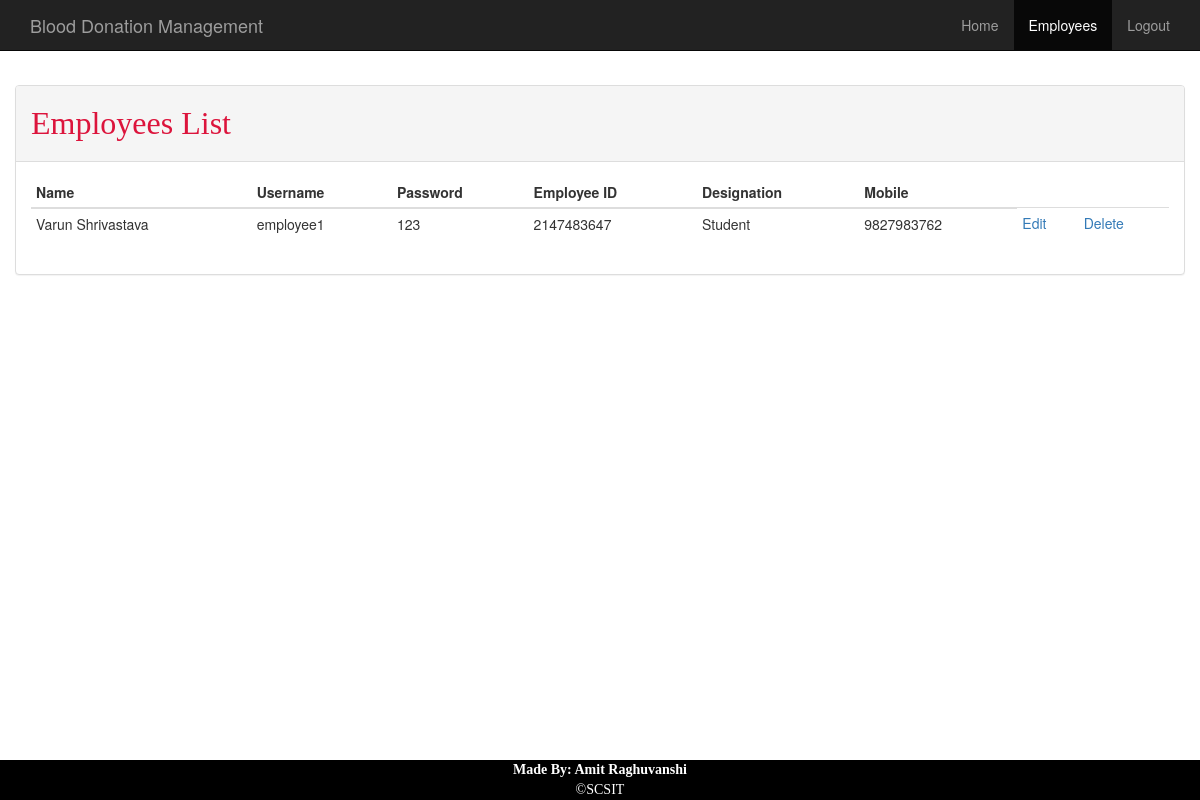
The page /admin/employee.php (signed in) on the database its author committed.
### tables this page shows
CREATE TABLE IF NOT EXISTS `employees` (
  `id` int(11) NOT NULL AUTO_INCREMENT,
  `f_name` varchar(35) NOT NULL,
  `m_name` varchar(15) DEFAULT NULL,
  `l_name` varchar(35) NOT NULL,
  `username` varchar(15) NOT NULL,
  `password` varchar(15) NOT NULL,
  `b_day` date NOT NULL,
  `prc_nr` int(25) NOT NULL,
  `designation` varchar(35) NOT NULL,
  `landline` varchar(10) DEFAULT NULL,
  `mobile_nr` varchar(11) NOT NULL,
  PRIMARY KEY (`id`),
  UNIQUE KEY `username` (`username`),
  UNIQUE KEY `prc_nr` (`prc_nr`)
);

### admin/php/DBConnect.php (called while the page is built, shortened)
<?php
class DBConnect {
    private $db = NULL;
    public function __construct() {
        $dsn = 'mysql:dbname=' . self::DB_NAME . ';host=' . self::DB_SERVER;
        try {
            $this->db = new PDO($dsn, self::DB_USER, self::DB_PASSWORD);
        } catch (PDOException $e) {
            throw new Exception('Connection failed: ' .
            $e->getMessage());
        }
        return $this->db;
    }
    public function getEmployees(){
        $stmt = $this->db->prepare("SELECT * FROM employees");
        $stmt->execute();
        return $stmt->fetchAll();
    }
}

### admin/employee.php (the view, shortened to what this page needs)
<?php
require_once 'php/DBConnect.php';
$db = new DBConnect();
$db->auth();
$employees = $db->getEmployees();
include 'layout/_header.php';
include 'layout/navbar.php';
?>
<div class="container">
    <div class="row">
        <div class="panel panel-default">
            <div class="panel-heading">
                <h5>Employees List</h5>
            </div>
            <div class="panel-body">
                <?php if(isset($employees)): ?>
                <table class="table table-condensed">
                    <thead>
                    <th>Name</th>
                    <th>Username</th>
                    <th>Password</th>
                    <th>Employee ID</th>
                    <th>Designation</th>
                    <th>Mobile</th>
                    </thead>
                    <tbody>
                        <?php foreach($employees as $e): ?>
                        <tr>
                            <td><?= $e['f_name']." ".$e['m_name']." ".$e['l_name']; ?></td>
                            <td><?= $e['username']; ?></td>
                            <td><?= $e['password']; ?></td>
                            <td><?= $e['prc_nr']; ?></td>
                            <td><?= $e['designation']; ?></td>
                            <td><?= $e['mobile_nr']; ?></td>
                            <td><a href="edit.php?id=<?= $e['id']; ?>">Edit</a></td>
                            <td><a href="delete.php?id=<?= $e['id']; ?>">Delete</a></td>
                        </tr>
                        <?php endforeach; ?>
                    </tbody>
                </table>
                <?php endif; ?>
            </div>
        </div>
    </div>
</div>
<?php include 'layout/_footer.php'; ?>

### admin/css/mystyle.css (style rules this page uses)
body { padding-top: 3.2em; }
h5 { font-size: xx-large; font-family: "Cantarell",cursive; color: crimson; }

### rows shown on the page
employees: f_name "Varun", l_name "Shrivastava", username "employee1", password "123", prc_nr "2147483647", designation "Student", mobile_nr "9827983762"
